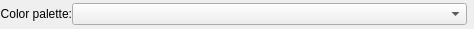
<ui version="4.0" stdsetdef="1" >
  <author></author>
  <comment></comment>
  <exportmacro></exportmacro>
  <class>ColorPaletteWidget</class>
  <widget class="QWidget" name="ColorPaletteWidget" >
    <property name="geometry" >
      <rect>
        <x>0</x>
        <y>0</y>
        <width>474</width>
        <height>29</height>
      </rect>
    </property>
    <layout class="QHBoxLayout" >
      <property name="margin" >
        <number>0</number>
      </property>
      <property name="spacing" >
        <number>0</number>
      </property>
      <item>
        <widget class="QLabel" name="_label" >
          <property name="sizePolicy" >
            <sizepolicy>
              <hsizetype>5</hsizetype>
              <vsizetype>0</vsizetype>
              <horstretch>0</horstretch>
              <verstretch>0</verstretch>
            </sizepolicy>
          </property>
          <property name="text" >
            <string>Color palette:</string>
          </property>
          <property name="alignment" >
            <set>Qt::AlignVCenter|Qt::AlignRight</set>
          </property>
          <property name="buddy" stdset="0" >
            <cstring>_palette</cstring>
          </property>
          <property name="wordWrap" >
            <bool>false</bool>
          </property>
        </widget>
      </item>
      <item>
        <widget class="QComboBox" name="_palette" >
          <property name="sizePolicy" >
            <sizepolicy>
              <hsizetype>3</hsizetype>
              <vsizetype>0</vsizetype>
              <horstretch>0</horstretch>
              <verstretch>0</verstretch>
            </sizepolicy>
          </property>
          <property name="editable" >
            <bool>false</bool>
          </property>
        </widget>
      </item>
      <item>
        <widget class="QLabel" name="_paletteDisplay" >
          <property name="text" >
            <string/>
          </property>
          <property name="wordWrap" >
            <bool>false</bool>
          </property>
        </widget>
      </item>
    </layout>
  </widget>
  <layoutdefault spacing="6" margin="11" />
  <pixmapfunction>qPixmapFromMimeSource</pixmapfunction>
  <includes>
    <include location="global" >kpalette.h</include>
    <include location="global" >kst_export.h</include>
  </includes>
  <connections>
    <connection>
      <sender>_palette</sender>
      <signal>highlighted(QString)</signal>
      <receiver>ColorPaletteWidget</receiver>
      <slot>updatePalette(QString)</slot>
    </connection>
    <connection>
      <sender>_palette</sender>
      <signal>activated(QString)</signal>
      <receiver>ColorPaletteWidget</receiver>
      <slot>updatePalette(QString)</slot>
    </connection>
  </connections>
</ui>
